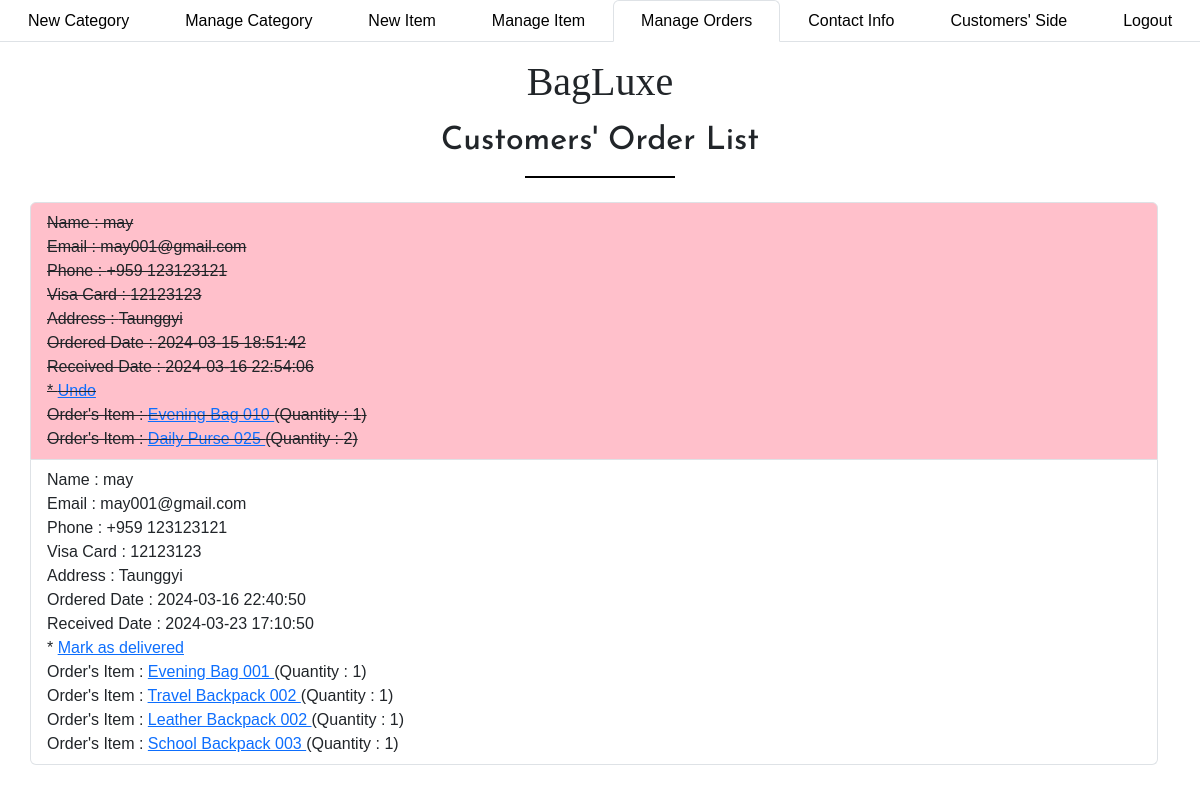
The app's page /admin/orders001.php (signed in) with its own data.
### tables this page shows
CREATE TABLE `orders` (
  `id` int(12) NOT NULL,
  `name` varchar(255) NOT NULL,
  `email` varchar(255) NOT NULL,
  `phone_no` varchar(255) NOT NULL,
  `visa_card` varchar(255) NOT NULL,
  `address` varchar(255) NOT NULL,
  `status` int(1) NOT NULL,
  `ordered_date` datetime NOT NULL,
  `received_date` datetime NOT NULL
);

CREATE TABLE `ordered_items` (
  `id` int(12) NOT NULL,
  `item_id` int(11) NOT NULL,
  `order_id` int(11) NOT NULL,
  `qty` int(12) NOT NULL
);

CREATE TABLE `items` (
  `id` int(12) NOT NULL,
  `title` varchar(255) NOT NULL,
  `brand` varchar(255) NOT NULL,
  `review` varchar(255) NOT NULL,
  `price` int(12) NOT NULL,
  `photo` varchar(255) NOT NULL,
  `category_id` int(11) NOT NULL,
  `reached_date` datetime NOT NULL,
  `expired_date` datetime NOT NULL,
  `material` varchar(255) NOT NULL,
  `width` varchar(12) NOT NULL,
  `height` varchar(12) NOT NULL
);

### admin/orders001.php (the view, shortened to what this page needs)
<?php
include("confs/config.php");
$orders_data = mysqli_query($conn, "SELECT * FROM orders");
?>
<!DOCTYPE html>
<html lang="en">
<head>
    <?php include("head-section.php"); ?>
</head>
<body>
    <ul class="nav nav-tabs nav-fill sticky-top bg-white">
        <li class="nav-item">
            <a href="cat-new.php" class="nav-link text-black">New Category</a>
        </li>
        <li class="nav-item">
            <a href="cat-list.php" class="nav-link text-black">Manage Category</a>
        </li>
        <li class="nav-item">
            <a href="item-new.php" class="nav-link text-black">New Item</a>
        </li>
        <li class="nav-item">
            <a href="item-list.php" class="nav-link text-black">Manage Item</a>
        </li>
        <li class="nav-item">
            <a href="orders001.php" class="nav-link active">Manage Orders</a>
        </li>
        <li class="nav-item">
            <a href="contact-info.php" class="nav-link text-black">Contact Info</a>
        </li>
        <li class="nav-item">
            <a href="../index.php" class="nav-link text-black">Customers' Side</a>
        </li>
        <li class="nav-item">
            <a href="logout.php" class="nav-link text-black" onclick="return confirm('Are you committed to log out?')">Logout</a>
        </li>
    </ul>
    <h1 class="text-center my-3">BagLuxe</h1>
    <h2 class="text-center my-3">Customers' Order List</h2>
    <div class="underline"></div>
    <br>
    <ul class="list-group container">
        <?php while($orders = mysqli_fetch_assoc($orders_data)) {
                if($orders['status']) {
        ?>
        <li class="delivered list-group-item">
        <?php } else { ?>
        <li class="list-group-item">
        <?php } ?>
            <div class="orders">
                Name : <?php echo $orders['name']; ?> <br>
                Email : <?php echo $orders['email']; ?> <br>
                Phone : <?php echo $orders['phone_no']; ?> <br>
                Visa Card : <?php echo $orders['visa_card']; ?> <br>
                Address : <?php echo $orders['address']; ?> <br>
                Ordered Date : <?php echo $orders['ordered_date']; ?> <br>
                Received Date : <?php echo $orders['received_date']; ?> <br>
                <?php if($orders['status']) { ?>
                * <a href="order-status.php?id=<?php echo $orders['id']; ?>&status=0" class="deliver">Undo</a>
                <?php } else { ?>
                * <a href="order-status.php?id=<?php echo $orders['id']; ?>&status=1" class="deliver">Mark as delivered</a>
                <?php } ?>
             </div>
            <div class="items">
                <?php
                    $orders_id = $orders['id'];
                    $orders_item = mysqli_query($conn, "SELECT ordered_items.*, items.title FROM ordered_items LEFT JOIN items ON ordered_items.item_id = items.id WHERE ordered_items.order_id = '$orders_id'");
                    while($items = mysqli_fetch_assoc($orders_item)) {
                ?>
                Order's Item :
                <a href="item-details.php?id=<?php echo $items['item_id']; ?>">
                    <?php echo $items['title']; ?>
                </a>
                (Quantity : <?php echo $items['qty']; ?>)
                <br>
                <?php } ?>
            </div>
        </li>
        <?php } ?>
    </ul>
</body>
</html>

### admin/head-section.php (style rules this page uses)
h1 { font-family: "Dancing Script", cursive; }
* { font-family: "Josefin Sans", sans-serif; }
.underline { border: 1px solid black; width: 150px; display: block; margin: 0 auto; }
ul li { list-style: none; }

### admin/orders001.php (style rules this page uses)
.delivered { background-color: pink; text-decoration: line-through; }

### records on screen
orders: name "may", email "may001@gmail.com", phone_no "+959 123123121", visa_card "12123123", address "Taunggyi", ordered_date "2024-03-15 18:51:42", received_date "2024-03-16 22:54:06"
ordered_items: item.title "Evening Bag 010", qty "1"
ordered_items: item.title "Daily Purse 025", qty "2"
orders: name "may", email "may001@gmail.com", phone_no "+959 123123121", visa_card "12123123", address "Taunggyi", ordered_date "2024-03-16 22:40:50", received_date "2024-03-23 17:10:50"
ordered_items: item.title "Evening Bag 001", qty "1"
ordered_items: item.title "Travel Backpack 002", qty "1"
ordered_items: item.title "Leather Backpack 002", qty "1"
ordered_items: item.title "School Backpack 003", qty "1"
